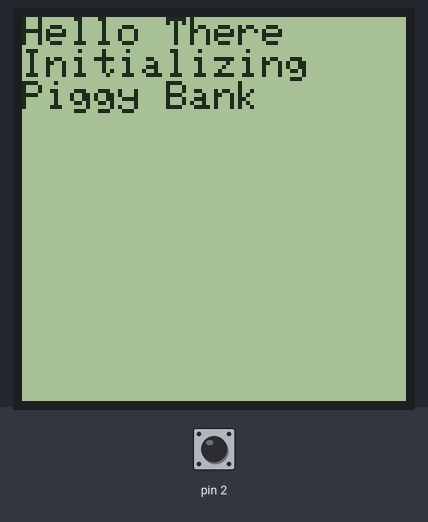
This sketch was run on a simulated Arduino Uno, built with avr-gcc and run on an emulated ATmega328P. On the bench: 96×96 one-colour display. The test bench sets the inputs (shaded band); at power-on: pin 2 LOW.

Above: at 1.2 s.
1.3 s: pin 2 driven HIGH
At 2.3 s:
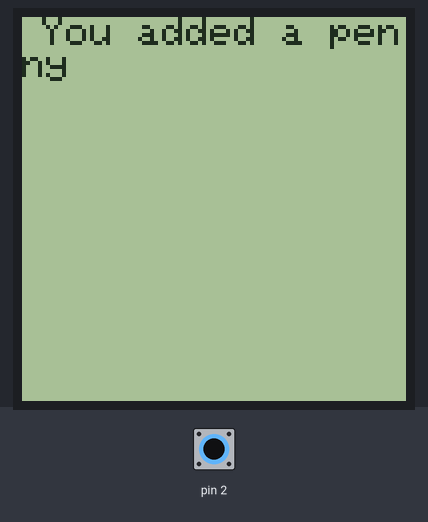
3.3 s: pin 2 pulsed LOW 2 times (0.12 s each, 0.3 s apart)
At 4.9 s:
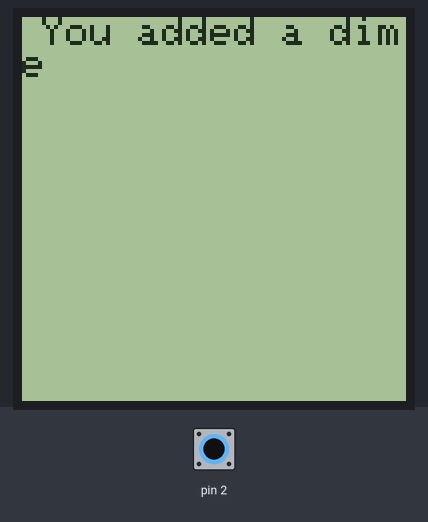
5.7 s: pin 2 pulsed LOW 5 times (0.12 s each, 0.3 s apart)
At 8.5 s:
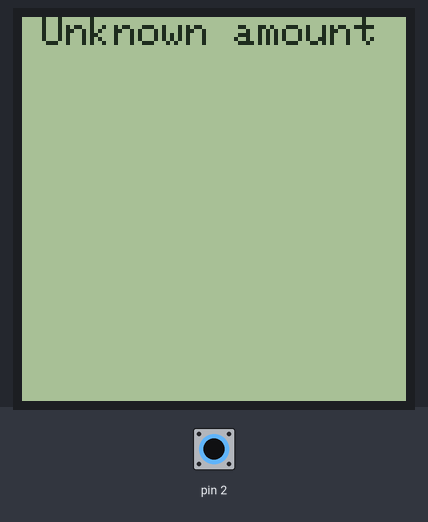
Timing chart, 0 to 10.0 s (numbered marks = the images above; inputs shaded):
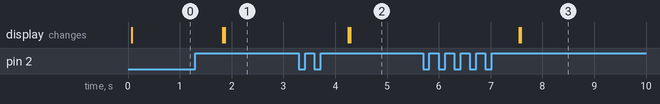

The sketch:

Arduino-Piggy-Bank.ino
```cpp
#include <Adafruit_GFX.h>
#include <Adafruit_SharpMem.h>

// any pins can be used
#define SCK 10
#define MOSI 11
#define SS 13

Adafruit_SharpMem display(SCK, MOSI, SS);

#define BLACK 0
#define WHITE 1

const int coinInt = 0;
const int spacing = 500;
//Attach coinInt to Interrupt Pin 0 (Digital Pin 2). Pin 3 = Interrpt Pin 1.

int counter = 0;
unsigned long time;

void setup()
{
  display.begin();
  display.clearDisplay();
  display.setTextSize(1);
  display.setTextColor(BLACK);
  display.setCursor(0,0);
  display.println("Hello There");
  display.println("Initializing");
  display.println("Piggy Bank");
  display.refresh();
  attachInterrupt(coinInt, coinInserted, RISING);
}

void coinInserted()
{
  counter++;
  time = millis();
}

void loop()
{
  if(0 < counter && time < (millis() - spacing))
  {
    display.clearDisplay();
    display.setTextSize(1);
    display.setTextColor(BLACK);
    display.setCursor(5,0);
    switch(counter) {
      case 1:
       display.println("You added a penny");
       break;
      case 2:
       display.println("You added a dime");
       break;
      case 3:
       display.println("You added 5 cents");
       break;
      case 4:
       display.println("You added 25 cents");
       break;
      default:
       display.println("Unknown amount");
       break;
    }
     display.refresh();
   counter = 0;
  }
}
```

Measured:
- after the input at 1.3 s, the display: first changes after 0.53 s (image 1 shows a later state)
- after the input at 3.3 s, the display: first changes after 0.95 s (image 2 shows a later state)
- after the input at 5.7 s, the display: first changes after 1.8 s (image 3 shows a later state)
